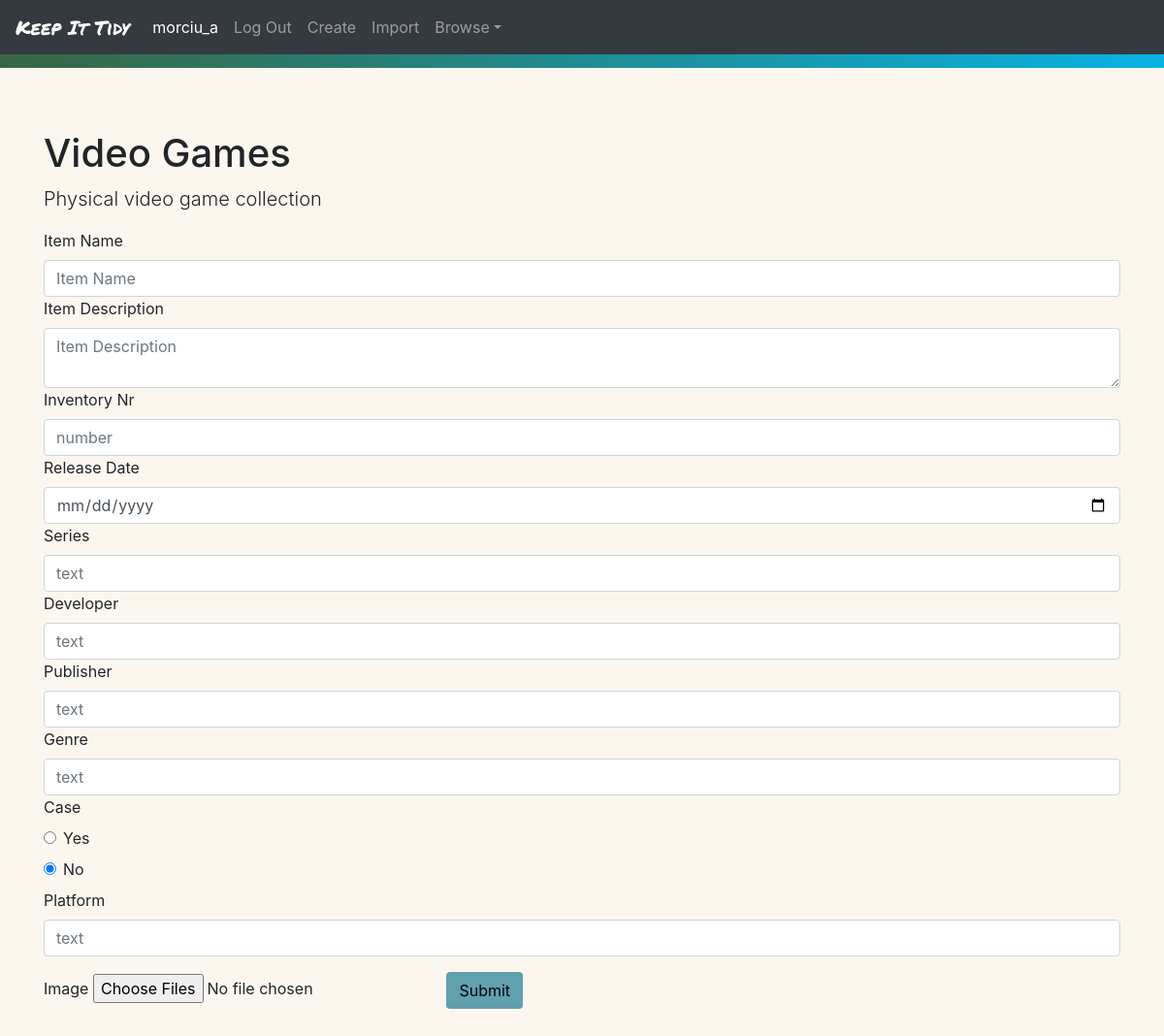
/add_item/145 (signed in), run on the app's committed database.
### KeepItTidy/models.py (models this page shows, shortened)
class User(AbstractUser):
	pass

class Collection(models.Model):
	user = models.ForeignKey(User, on_delete=models.CASCADE, related_name="collection")
	name = models.CharField(max_length=200)
	description = models.CharField(max_length=200)

class FieldNameTypePair(models.Model):
	dictionary = models.ForeignKey(FieldDict, on_delete=models.CASCADE, related_name="name_type_pair")
	field_name = models.CharField(max_length=200)
	field_type = models.CharField(max_length=200)

### KeepItTidy/views.py (the view)
# urls.py: path("add_item/<int:collection_id>", views.add_item, name="add_item"),
@login_required
def add_item(request, collection_id):
	current_user = request.user
	collection = Collection.objects.get(id=collection_id)
	field_dict = FieldDict.objects.get(collection=collection)
	fields = FieldNameTypePair.objects.filter(dictionary=field_dict)
	if request.method == "POST":
		item_name = request.POST["itemName"]
		if request.POST["itemDescription"]:
			item = Item(name=item_name, description=request.POST["itemDescription"], user=current_user, collection=collection)
		else:
			item = Item(name=item_name, user=current_user, collection=collection)
		item.save()
		posts = request.POST.items()
		for key, value in posts:
			field_name = key.split(" / ")[0]
			field_type = key.split(" / ")[-1]
			create_field_obj(item, value, field_type, field_name, collection)
		if len(request.FILES) > 0:
			for i in request.FILES:
				file_name = i.split(" / ")[0]
				file_type = i.split(" / ")[-1]
				for file in request.FILES.getlist(i):
					if file_type == "image":
						image = file
						print(file)
						field_obj = ImageField(name=file_name, collection=collection, item=item, image=image)
						field_obj.save()
		return render(request, 'keepittidy/add_item.html', {
			"user": current_user,
			"collection": collection,
			"fields": fields
			})
	else:
		return render(request, 'keepittidy/add_item.html', {
			"user": current_user,
			"collection": collection,
			"fields": fields
			})

### KeepItTidy/templates/keepittidy/add_item.html (shortened to what this page needs)
{% extends "keepittidy/layout.html" %}
{% load static %}
{% block body %}
<div id="collection" class="jumbotron jumbotron-fluid">
	<div class="container">
		<h1 class="display-5">{{ collection.name }}</h1>
		<p class="lead">{{ collection.description }}</p>
	</div>
	<div class="container">
		<form action="{% url 'add_item' collection.id %}" method="post" enctype="multipart/form-data">
			<label for=itemName>Item Name</label>
			<input type="text" class="form-control itemName" name="itemName" placeholder="Item Name" required="">
			<label for=itemDescription>Item Description</label>
			<textarea class="form-control itemDescription" name="itemDescription" placeholder="Item Description"></textarea>
			{% for field in fields %}
	        <label for="{{field.field_name}}">{{field.field_name}}</label>
	        {% if field.field_type == "text" %}
	        	<input type="text" class="form-control {{field.field_type}}" name="{{field.field_name}} / {{field.field_type}}" placeholder={{field.field_type}}>
	        {% elif field.field_type == "boolean" %}
	        	<div class="form-check">
        			<input type="radio" class="form-check-input {{field.field_type}}" id="booleanYes" value="true" name="{{field.field_name}} / {{field.field_type}}">
    				<label for="booleanYes">Yes</label>
        		</div>
    			<div class="form-check">
    				<input type="radio" class="form-check-input {{field.field_type}}" id="booleanNo" value="false" name="{{field.field_name}} / {{field.field_type}}" checked>
    				<label for="booleanNo">No</label>
    			</div>
	        {% elif field.field_type == "date" %}
	        	<input type="date" class="form-control {{field.field_type}}" name="{{field.field_name}} / {{field.field_type}}" placeholder={{field.field_type}} required="">
	        {% elif field.field_type == "number" %}
	        	<input type="number" step="any" class="form-control {{field.field_type}}" name="{{field.field_name}} / {{field.field_type}}" placeholder={{field.field_type}}>
	        {% elif field.field_type == "decimal" %}
	        	<input type="number" step=".01" class="form-control {{field.field_type}}" name="{{field.field_name}} / {{field.field_type}}" placeholder={{field.field_type}}>
	        {% elif field.field_type == "image" %}
	        	<input type="file", class="form-control-image {{field.field_type}}" name="{{field.field_name}} / {{field.field_type}}" multiple>
	        {% endif %}
		    {% endfor %}
		    <button type="submit" class="btn addButton">Submit</button>
		</form>
	</div>
</div>
{% endblock %}

### KeepItTidy/templates/keepittidy/layout.html (shortened to what this page needs)
{% load static %}
<!DOCTYPE html>
<html lang="en">
	<head>
		<link rel="stylesheet" href="https://cdn.jsdelivr.net/npm/bootstrap@4.6.0/dist/css/bootstrap.min.css">
		<link href="{% static 'KeepItTidy/styles.css' %}" rel="stylesheet">
	</head>
	<body>
		<nav class="navbar navbar-expand-md navbar-dark bg-dark fixed-top">
		  <a id="titleLogo" class="navbar-brand" href="{% url 'index' %}">Keep It Tidy</a>
		  {% if user.is_authenticated %}
		  <div class="navbar-collapse collapse" id="navbarDefault" style="">
		    <ul class="navbar-nav mr-auto">
		      <li class="nav-item active">
		        <a class="nav-link disabled">{{user.username}}<span class="sr-only">(current)</span></a>
		      </li>
		      <li class="nav-item">
		        <a class="nav-link" href="{% url 'logout' %}">Log Out</a>
		      </li>
		      <li class="nav-item">
		        <a class="nav-link" href="{% url 'create_collection' %}" tabindex="-1">Create
		        </a>
		      </li>
		      <li class="nav-item">
		        <a class="nav-link" href="{% url 'excel_import' %}" tabindex="-1">Import
		        </a>
		      </li>
		      <li class="nav-item dropdown" id="dropdown01">
		        <a class="nav-link dropdown-toggle" href="#" data-toggle="dropdown" aria-haspopup="true" aria-expanded="false">Browse</a>
		      </li>
		    </ul>
		  </div>
		  {% endif %}
		</nav>
	{% block body %}
	{% endblock %}
	</body>
</html>

### KeepItTidy/static/KeepItTidy/styles.css (style rules this page uses)
body { background-image: linear-gradient(to right, #386641, #08b2e3); padding-top: 70px; }
.navbar { background-color: #6A994E; }
.btn { margin: 1em; }
#titleLogo { font-family: 'Permanent Marker', cursive; }
.jumbotron { background-color: #FBF7EF; }
.addButton { background-color: #61A0AF; color: black; }

### data on the page
User: username "morciu_a"
Collection: name "Video Games", description "Physical video game collection"
FieldNameTypePair: field_name "Inventory Nr", field_type "number"
FieldNameTypePair: field_name "Release Date"
FieldNameTypePair: field_name "Series", field_type "text"
FieldNameTypePair: field_name "Developer", field_type "text"
FieldNameTypePair: field_name "Publisher", field_type "text"
FieldNameTypePair: field_name "Genre", field_type "text"
FieldNameTypePair: field_name "Case"
FieldNameTypePair: field_name "Platform", field_type "text"
FieldNameTypePair: field_name "Image"
